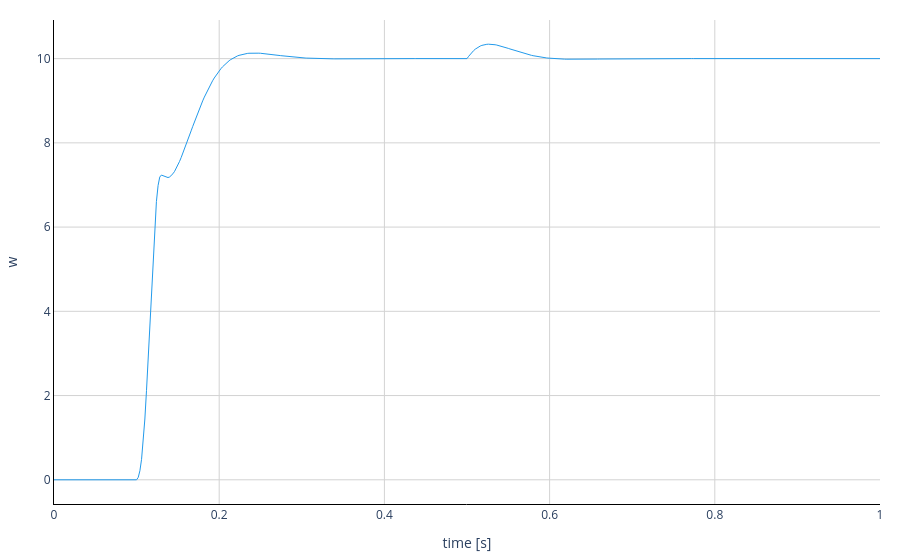

The cell this chart's notebook holds for it:
### Markdown cell above
# Create an FMI 2 container FMU

This container connects the FMI 2 Controller, Drive, and Stimuli FMUs and exposes the drive speed `w`.

### Code cell
from pathlib import Path
from uuid import uuid4

from fmpy import plot_result, read_model_description, simulate_fmu
from fmpy.container_fmu.cli import create_container_fmu
from fmpy.container_fmu.config import Component, Configuration, Connection
from fmpy.model_description import CoSimulation, ModelDescription, ModelVariable, Unknown


fmus_dir = Path('fmus')
container_filename = fmus_dir / 'DriveSystem_Container_FMU_2.fmu'
container_unzipdir = fmus_dir / 'DriveSystem_Container_FMU_2'


def get_variable(model_description, name):
    variable = next(variable for variable in model_description.modelVariables if variable.name == name)
    if variable.type == 'Real':
        variable.type = 'Float64'
    return variable


def component(name, filename):
    return Component(
        name=name,
        filename=filename,
        modelDescription=read_model_description(filename),
    )


controller = component('Controller', fmus_dir / 'Controller_FMU_2.fmu')
drive = component('Drive', fmus_dir / 'Drive_FMU_2.fmu')
stimuli = component('Stimuli', fmus_dir / 'Stimuli_FMU_2.fmu')

controller_w_desired = get_variable(controller.modelDescription, 'w_desired')
controller_v = get_variable(controller.modelDescription, 'V')
controller_w = get_variable(controller.modelDescription, 'w')
drive_v = get_variable(drive.modelDescription, 'V')
drive_w = get_variable(drive.modelDescription, 'w')
drive_load_torque = get_variable(drive.modelDescription, 'LoadTorque_Nm')
stimuli_w_desired = get_variable(stimuli.modelDescription, 'w_desired')
stimuli_load_torque = get_variable(stimuli.modelDescription, 'LoadTorque_Nm')

container_time = ModelVariable(
    name='time',
    type='Real',
    causality='independent',
    variability='continuous',
)
container_w = ModelVariable(
    name='w',
    type='Real',
    causality='output',
    variability='continuous',
    initial='calculated',
)
container_model_description = ModelDescription(
    fmiVersion='2.0',
    modelName='DriveSystem_Container_FMU_2',
    instantiationToken=str(uuid4()),
    coSimulation=CoSimulation(
        canHandleVariableCommunicationStepSize=True,
        fixedInternalStepSize=0.001,
    ),
    modelVariables=[container_time, container_w],
    outputs=[Unknown(index=2, variable=container_w)],
    initialUnknowns=[Unknown(index=2, variable=container_w)],
)
container_configuration = Configuration(
    parallelDoStep=False,
    modelDescription=container_model_description,
    components=[controller, drive, stimuli],
    connections=[
        Connection(stimuli, [stimuli_w_desired], controller, [controller_w_desired]),
        Connection(stimuli, [stimuli_load_torque], drive, [drive_load_torque]),
        Connection(controller, [controller_v], drive, [drive_v]),
        Connection(drive, [drive_w], controller, [controller_w]),
    ],
    variableMappings={container_w: [(drive, drive_w)]},
)

container_unzipdir.mkdir(exist_ok=True)
if container_filename.exists():
    container_filename.unlink()

create_container_fmu(container_configuration, container_unzipdir, container_filename)

container_result = simulate_fmu(
    container_filename,
    fmi_type='CoSimulation',
    output=['w'],
    stop_time=1.0,
)

plot_result(container_result)

### Figure 1 — Plotly figure (JSON) as saved in the notebook; plotly's stock layout.template omitted (floating-point values rounded to 4 significant figures; data arrays with more than 128 entries replaced by an {"elided": "..."} marker saying what was removed)
{"data": [{"line": {"color": "#229AEB", "width": 1}, "marker": {"color": "#229AEB", "size": 5}, "name": "w", "type": "scatter", "x": {"elided": "501 float values"}, "xaxis": "x", "y": {"elided": "501 float values"}, "yaxis": "y"}], "layout": {"margin": {"b": 20, "l": 20, "r": 20, "t": 20}, "plot_bgcolor": "rgba(0,0,0,0)", "showlegend": false, "xaxis": {"anchor": "y", "domain": [0, 1], "gridcolor": "LightGrey", "gridwidth": 1, "linecolor": "black", "range": [0, 1], "showgrid": true, "showline": true, "ticklen": 0, "title": {"text": "time [s]"}, "zerolinecolor": "LightGrey", "zerolinewidth": 1}, "yaxis": {"anchor": "x", "domain": [0, 1], "gridcolor": "LightGrey", "gridwidth": 1, "linecolor": "black", "showgrid": true, "showline": true, "ticklen": 0, "title": {"text": "w"}, "zerolinecolor": "LightGrey", "zerolinewidth": 1}}}
